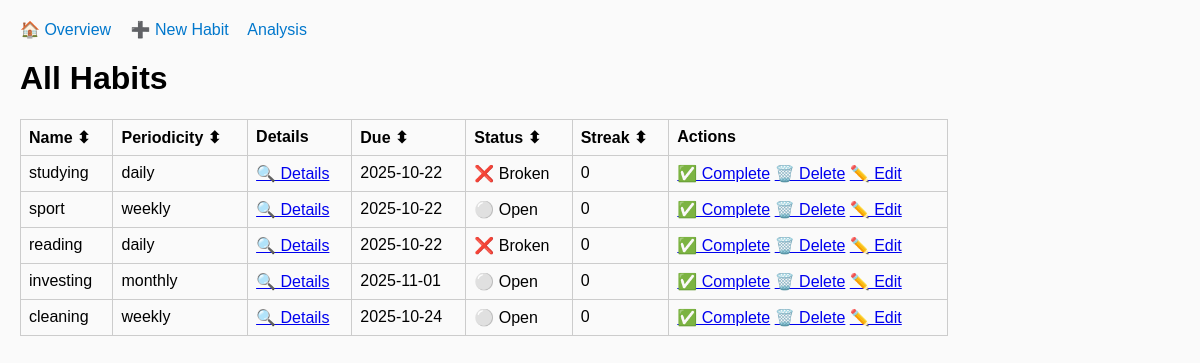
Before: / with the older database file.
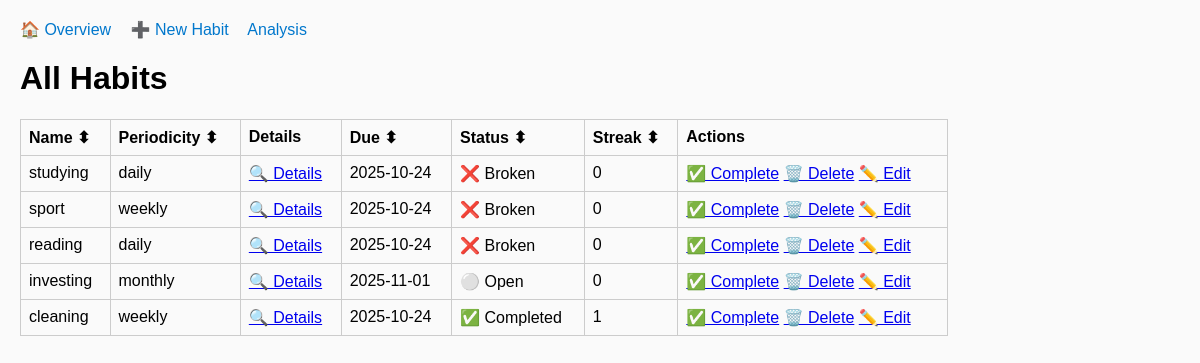
After: the same page with the newer database file.
### tables this page shows
CREATE TABLE habits (
            id INTEGER PRIMARY KEY AUTOINCREMENT,
            name TEXT NOT NULL,
            periodicity TEXT CHECK(periodicity IN ('daily','weekly','monthly','yearly')),
            created_at TEXT NOT NULL,
            start_date TEXT,
            due_date TEXT,
            active_days TEXT,
            completed INTEGER DEFAULT 0
        );

### app.py (the view)
@app.route("/")
def index():
    manager.update_habit_statuses()
    habits = manager.get_all_habits()
    for h in habits:
        h.current_streak = manager.get_streak(h.id)
    return render_template("index.html", habits=habits)

### habit.py (called while the page is built)
    @classmethod
    def from_row(cls, row):
        return cls(**dict(row))

### habit_manager.py (called while the page is built, shortened)
    def get_all_habits(self):
        conn = get_connection()
        c = conn.cursor()
        c.execute("SELECT * FROM habits")
        habits = [Habit.from_row(row) for row in c.fetchall()]
        conn.close()
        return habits

    def get_habit_by_id(self, habit_id):
        conn = get_connection()
        c = conn.cursor()
        c.execute("SELECT * FROM habits WHERE id = ?", (habit_id,))
        row = c.fetchone()
        conn.close()
        return Habit.from_row(row) if row else None

    def get_completions(self, habit_id):
        conn = get_connection()
        c = conn.cursor()
        c.execute("SELECT completed_at FROM completions WHERE habit_id = ? ORDER BY completed_at", (habit_id,))
        rows = [r["completed_at"] for r in c.fetchall()]
        conn.close()
        return rows

    def get_streak(self, habit_id):
        completions = self.get_completions(habit_id)
        if not completions:
            return 0
        dates = [datetime.fromisoformat(c).date() for c in completions]
        dates.sort()
        habit = self.get_habit_by_id(habit_id)
        period = habit.periodicity
        today = datetime.now().date()
        current_streak = 1
        last_completion = dates[-1]
        if (period == "daily" and (today - last_completion).days > 1) or \
           (period == "weekly" and (today - last_completion).days > 7) or \
           (period == "monthly" and (today - last_completion).days > 31) or \
           (period == "yearly" and (today - last_completion).days > 366):
            return 0
        return current_streak

### storage.py (called while the page is built)
def get_connection():
    conn = sqlite3.connect(DB_NAME, timeout=10)
    conn.row_factory = sqlite3.Row
    return conn

### utils.py (called while the page is built)
def _to_date_list(active_days):
    out = []
    for d in active_days or []:
        if isinstance(d, str):
            try:
                out.append(datetime.strptime(d, "%Y-%m-%d").date())
            except Exception:
                continue
        else:
            out.append(d)  # if already a date
    return sorted(out)

### templates/index.html (shortened to what this page needs)
{% extends "base.html" %}
{% block content %}
<h1>All Habits</h1>
<table id="habitTable" border="1">
  <thead>
    <tr>
      <th onclick="sortTable(0)">Name ⬍</th>
      <th onclick="sortTable(1)">Periodicity ⬍</th>
      <th>Details</th>
      <th onclick="sortTable(3)">Due ⬍</th>
      <th onclick="sortTable(4)">Status ⬍</th>
      <th onclick="sortTable(5)">Streak ⬍</th>
      <th>Actions</th>
    </tr>
  </thead>
  <tbody>
    {% for h in habits %}
    <tr>
      <td>{{ h["name"] }}</td>
      <td>{{ h["periodicity"] }}</td>
      <td><a href="{{ url_for('habit_detail', habit_id=h['id']) }}">🔍 Details</a></td>
      <td>{{ h["due_date"] }}</td>
      <td>
        {% if h.completed == 1 %}
          ✅ Completed
        {% elif h.completed == 2 %}
          ❌ Broken
        {% else %}
          ⚪ Open
        {% endif %}
      </td>
      <td>{{ h["current_streak"] }}</td>
      <td>
        <a href="{{ url_for('complete', habit_id=h['id']) }}">✅ Complete</a>
        <a href="{{ url_for('delete_habit_route', habit_id=h['id']) }}">🗑️ Delete</a>
        <a href="{{ url_for('edit_habit', habit_id=h['id']) }}">✏️ Edit</a>
      </td>
    </tr>
    {% endfor %}
  </tbody>
</table>
{% endblock %}

### templates/base.html (shortened to what this page needs)
<!DOCTYPE html>
<html lang="de">
<head>
  <link rel="stylesheet" href="{{ url_for('static', filename='style.css') }}">
  <link rel="stylesheet" href="https://cdn.jsdelivr.net/npm/flatpickr/dist/flatpickr.min.css">
</head>
<body>
  <nav>
    <a href="{{ url_for('index') }}">🏠 Overview</a>
    <a href="{{ url_for('create') }}">➕ New Habit</a>
    <a href="{{ url_for('analysis') }}">Analysis</a>
  </nav>
  <div class="container">
    {% block content %}{% endblock %}
  </div>
</body>
</html>

### static/style.css (style rules this page uses)
body { font-family: Arial, sans-serif; margin: 20px; background: #fafafa; }
nav { margin-bottom: 20px; }
nav a { margin-right: 15px; text-decoration: none; color: #0077cc; }
table { border-collapse: collapse; width: 80%; }
th, td { border: 1px solid #ccc; padding: 8px; text-align: left; }

Changed rows visible on the page:
changed habits "studying": due_date "2025-10-22" → "2025-10-24"
changed habits "sport": due_date "2025-10-22" → "2025-10-24"; completed "⚪ Open" → "❌ Broken"
changed habits "reading": due_date "2025-10-22" → "2025-10-24"
changed habits "cleaning": current_streak "0" → "1"; completed "⚪ Open" → "✅ Completed"
